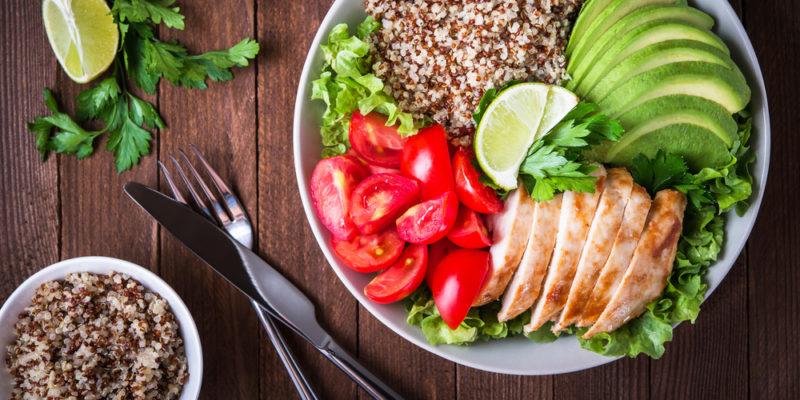
#> input picture media/servicios/alimentacion.jpg, 800 x 400 px
$ python png_to_sgv.py
#> lines starting #> are read from the running program, lines starting #| are printed output that depends on the picture; after the words box and inside, x2 and y2 are one past the last pixel; in counts of white or black regions, pixels touching at a corner belong together
#> the answer given: media/servicios/alimentacion.jpg
import tkinter as tk
from tkinter import filedialog
from PIL import Image
import numpy as np
import svgwrite

def png_to_svg_alternative(input_png_path, output_svg_path):
    # Abrir la imagen PNG
#> called with input_png_path = 'media/servicios/alimentacion.jpg', output_svg_path = 'out.png'
    image = Image.open(input_png_path).convert("L")  # Convertir a escala de grises
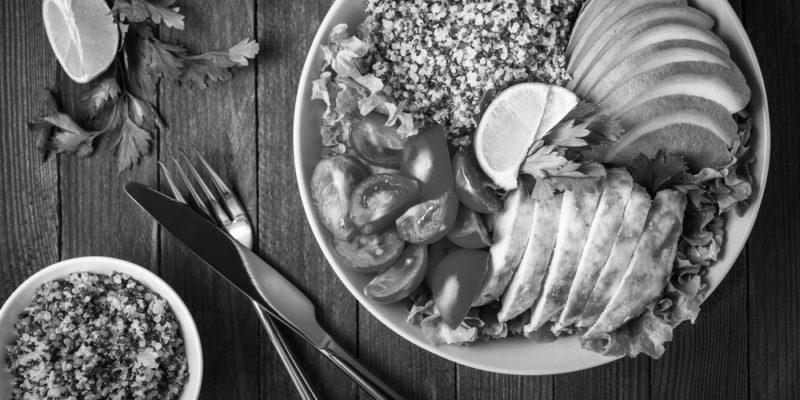
#> image: PIL image 800x400 L; min 0, max 255, mean 102.5

    # Reducir la imagen para simplificar los trazos (opcional)
    image = image.resize((100, 100))
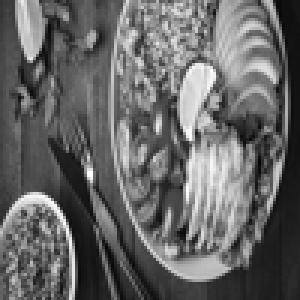
#> image: PIL image 100x100 L (shown 3 times larger); min 7, max 255, mean 102.5

    # Convertir a blanco y negro
    threshold = 128
    bw_image = image.point(lambda x: 255 if x > threshold else 0, mode='1')
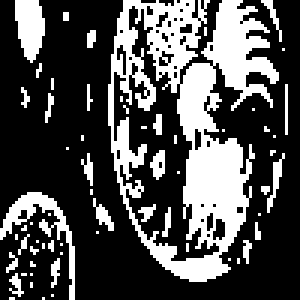
#> bw_image: PIL image 100x100 1 (shown 3 times larger); 30.9% white; 63 white regions (55 under 20 px), largest, box (x1, y1, x2, y2) and area: (36, 0, 93, 94) 2295, (0, 64, 25, 100) 197, (5, 0, 15, 21) 154

    # Crear archivo SVG
    dwg = svgwrite.Drawing(output_svg_path, profile='tiny', size=(image.width, image.height))

    # Procesar píxeles negros y crear rectángulos
    pixels = np.array(bw_image)
    for y, row in enumerate(pixels):
        for x, pixel in enumerate(row):
            if pixel == 0:  # Si es negro
                dwg.add(dwg.rect(insert=(x, y), size=(1, 1), fill='black'))

    # Guardar el SVG
    dwg.save()

# Configurar la interfaz gráfica para seleccionar los archivos
def main():
    root = tk.Tk()
    root.withdraw()  # Ocultar la ventana principal

    # Seleccionar archivo PNG de entrada
    input_png_path = filedialog.askopenfilename(
        title="Seleccionar archivo PNG",
        filetypes=[("PNG Files", "*.png")]
    )
    if not input_png_path:
        print("No se seleccionó ningún archivo PNG.")
        return

    # Seleccionar ubicación y nombre del archivo SVG de salida
    output_svg_path = filedialog.asksaveasfilename(
        title="Guardar archivo SVG",
        defaultextension=".svg",
        filetypes=[("SVG Files", "*.svg")]
    )
    if not output_svg_path:
        print("No se seleccionó un destino para el archivo SVG.")
        return

    # Convertir PNG a SVG
    png_to_svg_alternative(input_png_path, output_svg_path)
#> (the call stopped at in png_to_svg_alternative, `dwg = svgwrite.Drawing(output_svg_path, profile='tiny', size=(image.wi..`: svgwrite is not available in this run)
    print(f"Archivo SVG guardado en: {output_svg_path}")

if __name__ == "__main__":
    main()
